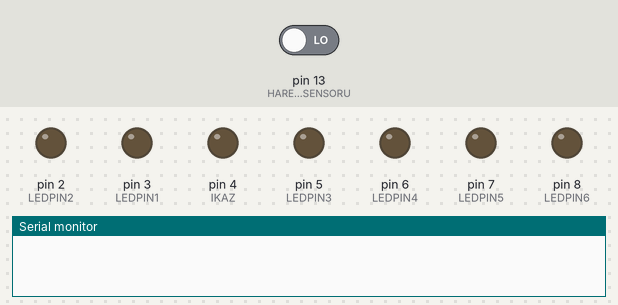
Recording of a sketch running on a simulated Arduino Uno, built with avr-gcc and run on an emulated ATmega328P. Shown: output pins drawn as LEDs (lit = HIGH), the last lines printed to the serial monitor. Dashed ring = blinking. Inputs (shaded band) come from the test bench; at power-on: pin 13 (HAREKET_SENSORU) LOW. The audio player accepts every command and is not drawn.

Above: at 4.3 s.
4.4 s: pin 13 (HAREKET_SENSORU) driven HIGH
At 4.75 s:
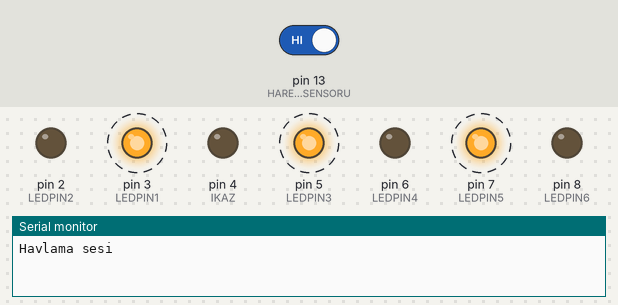
At 5.25 s:
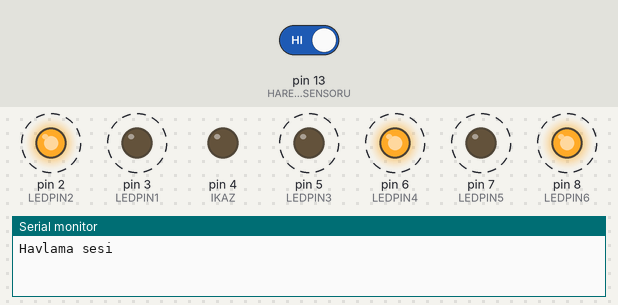
7.4 s: pin 13 (HAREKET_SENSORU) driven LOW
At 8.6 s:
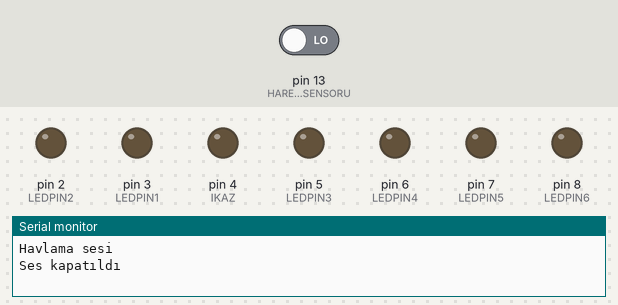
Timing chart, 0 to 10.4 s (numbered marks = the images above; inputs shaded):
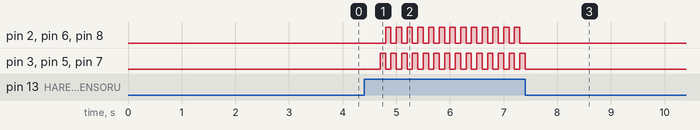

The sketch:

MP3_HAVLAMA_SENSORLU.ino
```cpp
/*
  TEKNO_KANGAL TEKNOLOJI EGITIM SETI
 	MP3_HAVLAMA_SENSORLU
  HAZIRLAYAN: ÖMER KARABUYA
  Elektronikyardim.com
*/
#include <SoftwareSerial.h>
#include <DFPlayer_Mini_Mp3.h>

SoftwareSerial KANGAL_MP3(12, 11); // RX, TX
#define HAREKET_SENSORU 13 // HC-SR501 PIR HAREKET SENSORU PINI
#define LEDPIN1 3 // LED PINI KIRMIZI
#define LEDPIN2 2 // LED PINI BEYAZ
#define LEDPIN3 5 // LED PINI KIRMIZI
#define LEDPIN4 6 // LED PINI BEYAZ
#define LEDPIN5 7 // LED PINI KIRMIZI
#define LEDPIN6 8 // LED PINI BEYAZ
#define IKAZ 4 // DEVRELI IKAZ VERICI PINI

int HAREKET_DURUMU = 0;
int DURUM1 = 0;
int DURUM2 = 1;
//
void setup () {
  pinMode(HAREKET_SENSORU, INPUT);
  pinMode(IKAZ, OUTPUT);
  digitalWrite(IKAZ, LOW);
  pinMode(LEDPIN1, OUTPUT);
  digitalWrite(LEDPIN1, LOW);
  pinMode(LEDPIN2, OUTPUT);
  digitalWrite(LEDPIN2, LOW);
  pinMode(LEDPIN3, OUTPUT);
  digitalWrite(LEDPIN3, LOW);
  pinMode(LEDPIN4, OUTPUT);
  digitalWrite(LEDPIN4, LOW);
  pinMode(LEDPIN5, OUTPUT);
  digitalWrite(LEDPIN5, LOW);
  pinMode(LEDPIN6, OUTPUT);
  digitalWrite(LEDPIN6, LOW);

  Serial.begin (9600);
  KANGAL_MP3.begin (9600);

  mp3_set_serial (KANGAL_MP3);	//set softwareSerial for DFPlayer-mini mp3 module
  delay(100);  //wait 100ms for mp3 module to set volume
  mp3_set_volume (30);
  delay(3000);
}


//
void loop () {
//  Serial.println(digitalRead(HAREKET_SENSORU))	;
  if ((digitalRead(HAREKET_SENSORU) == HIGH ) && ( HAREKET_DURUMU == 0 ) )
  {
    HAREKET_DURUMU = 1;
    Serial.println("Havlama sesi");
      delay(100);  //wait 100ms for mp3 module to set volume
  mp3_set_volume (30);
  delay(100);
    mp3_play (1);
 delay(100);
  }

  if ((digitalRead(HAREKET_SENSORU) == LOW ) && ( HAREKET_DURUMU == 1 ) )
  {
    HAREKET_DURUMU = 0;
    Serial.println("Ses kapatıldı");
    mp3_stop();
  digitalWrite(LEDPIN1, LOW);
  digitalWrite(LEDPIN2, LOW);
  digitalWrite(LEDPIN3, LOW);
  digitalWrite(LEDPIN4, LOW);
  digitalWrite(LEDPIN5, LOW);
  digitalWrite(LEDPIN6, LOW);
   digitalWrite(IKAZ,LOW);
  }


if ( HAREKET_DURUMU == 1 )
{
  DURUM1 = !DURUM1;
  DURUM2 = !DURUM2;
  digitalWrite(LEDPIN1, DURUM1);
  digitalWrite(LEDPIN2, DURUM2);
  digitalWrite(LEDPIN3, DURUM1);
  digitalWrite(LEDPIN4, DURUM2);
  digitalWrite(LEDPIN5, DURUM1);
  digitalWrite(LEDPIN6, DURUM2);
    //digitalWrite(IKAZ,DURUM1);
}


  delay(100);
}

/*
 *
 * DIGER MP3 KOMUTLARI
   mp3_play ();		//start play
   mp3_play (5);	//play "mp3/0005.mp3"
   mp3_next ();		//play next
   mp3_prev ();		//play previous
   mp3_set_volume (uint16_t volume);	//0~30
   mp3_set_EQ ();	//0~5
   mp3_pause ();
   mp3_stop ();
   void mp3_get_state (); 	//send get state command
   void mp3_get_volume ();
   void mp3_get_u_sum ();
   void mp3_get_tf_sum ();
   void mp3_get_flash_sum ();
   void mp3_get_tf_current ();
   void mp3_get_u_current ();
   void mp3_get_flash_current ();
   void mp3_single_loop (boolean state);	//set single loop
   void mp3_DAC (boolean state);
   void mp3_random_play ();
*/
```

Measured:
- after the input at 4.4 s, pin 2 (LEDPIN2), pin 6 (LEDPIN4), pin 8 (LEDPIN6): alternates HIGH for 0.10 s and LOW for 0.10 s, starting after 0.40 s; pin 3 (LEDPIN1), pin 5 (LEDPIN3), pin 7 (LEDPIN5): alternates HIGH for 0.10 s and LOW for 0.10 s, starting after 0.30 s
- after the input at 7.4 s, pin 2 (LEDPIN2), pin 6 (LEDPIN4), pin 8 (LEDPIN6): stops changing and stays LOW; pin 3 (LEDPIN1), pin 5 (LEDPIN3), pin 7 (LEDPIN5): goes on until 7.4 s, then stays LOW
